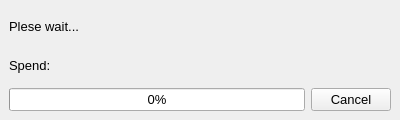
<?xml version="1.0" encoding="UTF-8"?>
<ui version="4.0">
 <class>ProgressWindow</class>
 <widget class="QMainWindow" name="ProgressWindow">
  <property name="geometry">
   <rect>
    <x>0</x>
    <y>0</y>
    <width>400</width>
    <height>120</height>
   </rect>
  </property>
  <property name="font">
   <font>
    <family>Arial</family>
    <pointsize>10</pointsize>
   </font>
  </property>
  <property name="windowTitle">
   <string>Processing</string>
  </property>
  <widget class="QWidget" name="centralwidget">
   <layout class="QGridLayout" name="gridLayout">
    <item row="2" column="1">
     <widget class="QPushButton" name="pushButton">
      <property name="font">
       <font>
        <family>Arial</family>
        <pointsize>10</pointsize>
       </font>
      </property>
      <property name="text">
       <string>Cancel</string>
      </property>
     </widget>
    </item>
    <item row="2" column="0">
     <widget class="QProgressBar" name="progressBar">
      <property name="value">
       <number>0</number>
      </property>
     </widget>
    </item>
    <item row="0" column="0">
     <widget class="QLabel" name="label">
      <property name="font">
       <font>
        <family>Arial</family>
       </font>
      </property>
      <property name="text">
       <string>Plese wait...</string>
      </property>
     </widget>
    </item>
    <item row="1" column="0">
     <widget class="QLabel" name="timeLabel">
      <property name="text">
       <string>Spend:</string>
      </property>
     </widget>
    </item>
   </layout>
  </widget>
 </widget>
 <resources/>
 <connections>
  <connection>
   <sender>pushButton</sender>
   <signal>clicked()</signal>
   <receiver>ProgressWindow</receiver>
   <slot>cancel()</slot>
   <hints>
    <hint type="sourcelabel">
     <x>376</x>
     <y>93</y>
    </hint>
    <hint type="destinationlabel">
     <x>407</x>
     <y>34</y>
    </hint>
   </hints>
  </connection>
 </connections>
 <slots>
  <slot>cancel()</slot>
 </slots>
</ui>
